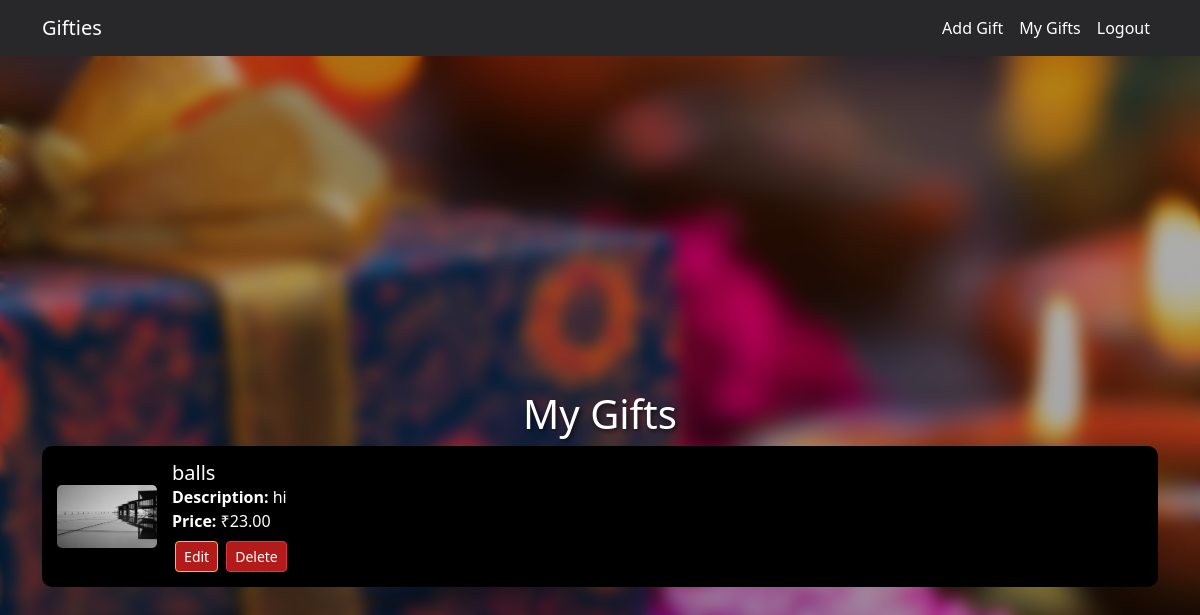
/my_gifts (signed in), run on an earlier commit of the app's database.
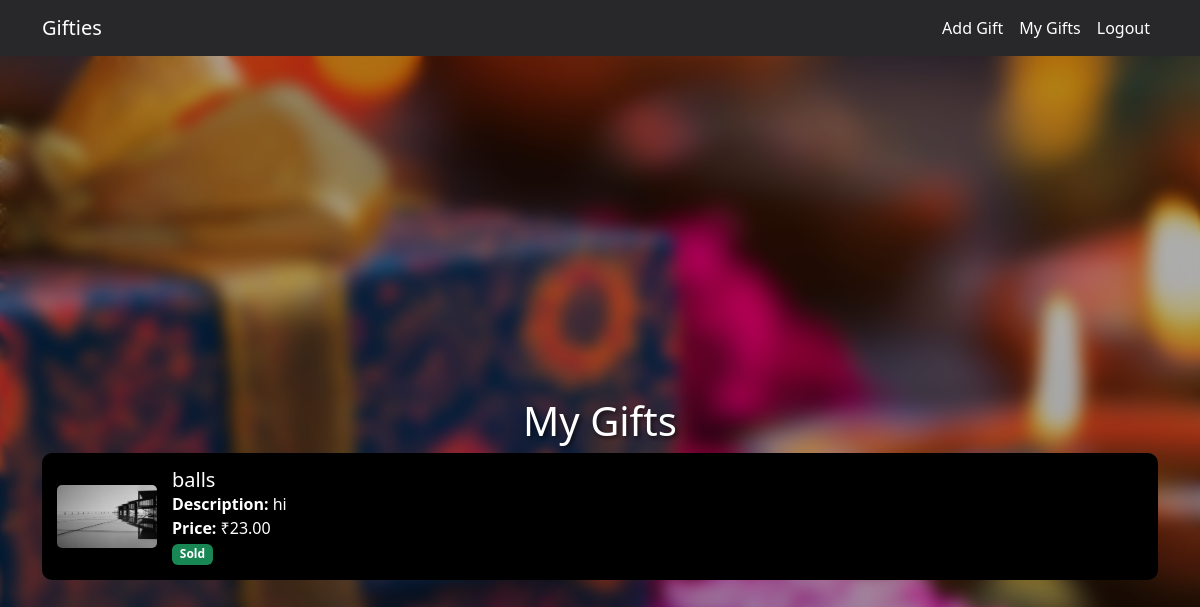
And on a later commit of the database.
### application/models.py (models this page shows, shortened)
class Gift(db.Model):
    id = db.Column(db.Integer, primary_key=True)
    name = db.Column(db.String(200), nullable=False)
    description = db.Column(db.String(500))
    price = db.Column(db.Float, nullable=False)
    image_url = db.Column(db.String(300))  # Added field for image URL
    seller_id = db.Column(db.Integer, db.ForeignKey('user.id'), nullable=False)
    date_listed = db.Column(db.DateTime, default=datetime.utcnow)
    sold = db.Column(db.Boolean, default=False)

### application/routes.py (the view)
    @app.route("/my_gifts")
    def my_gifts():
        if "user_id" not in session:
            flash("Please login to view your gifts.", "warning")
            return redirect(url_for('login'))
        seller_id = session['user_id']
        gifts = Gift.query.filter_by(seller_id=seller_id).all()
        return render_template('my_gifts.html', my_gifts=gifts)

### templates/my_gifts.html (shortened to what this page needs)
<!DOCTYPE html>
<html lang="en">
<head>
    <link href="https://cdn.jsdelivr.net/npm/bootstrap@5.3.0/dist/css/bootstrap.min.css" rel="stylesheet">
</head>
<body>
    <nav class="navbar navbar-expand-lg">
        <div class="container">
            <a class="navbar-brand" href="/dashboard">Gifties</a>
            <div class="collapse navbar-collapse" id="navbarNav">
                <ul class="navbar-nav ms-auto">
                    <li class="nav-item">
                        <a class="nav-link" href="/add_gift">Add Gift</a>
                    </li>
                    <li class="nav-item">
                        <a class="nav-link" href="/my_gifts">My Gifts</a>
                    </li>
                    <li class="nav-item">
                        <a class="nav-link" href="/logout">Logout</a>
                    </li>
                </ul>
            </div>
        </div>
    </nav>
    <div class="hero">
        <div class="container content-container">
            <h1 class="section-title text-center">My Gifts</h1>
            {% if my_gifts %}
            <div class="list-group">
                {% for gift in my_gifts %}
                <div class="gift-item">
                    <img src="{{ gift.image_url }}" alt="{{ gift.name }}">
                    <div>
                        <h5>{{ gift.name }}</h5>
                        <p><strong>Description:</strong> {{ gift.description }}</p>
                        <p><strong>Price:</strong> ₹{{ "%.2f" | format(gift.price) }}</p>
                        {% if gift.sold %}
                        <span class="badge bg-success">Sold</span>
                        {% else %}
                        <div class="d-flex justify-content-end mt-2">
                            <a href="/edit_gift/{{ gift.id }}" class="btn btn-warning btn-sm">Edit</a>
                            <a href="/delete_gift/{{ gift.id }}" class="btn btn-danger btn-sm ms-2">Delete</a>
                        </div>
                        {% endif %}
                    </div>
                </div>
                {% endfor %}
            </div>
            {% else %}
            <p class="no-gifts-message">You haven't listed any gifts yet. <a href="/add_gift" class="text-decoration-none text-light">Add a gift now!</a></p>
            {% endif %}
        </div>
    </div>
</body>
</html>

### templates/my_gifts.html (style rules this page uses)
body, html { margin: 0; padding: 0; height: 100%; background: url('/static/3.png') no-repeat center center fixed; background-size: cover; }
.hero { min-height: 100vh; display: flex; flex-direction: column; justify-content: center; align-items: center; backdrop-filter: blur(8px); background-color: rgba(0, 0, 0, 0.3); padding-top: 60px; }
.navbar { background-color: #28282B; }
.navbar a { color: white !important; }
.content-container { margin-top: 20px; }
.section-title { color: white; text-shadow: 2px 2px 5px rgba(0, 0, 0, 0.7); }
.gift-item { background-color: #000; color: white; border-radius: 10px; margin-bottom: 15px; padding: 15px; display: flex; align-items: center; }
.gift-item img { max-width: 100px; margin-right: 15px; border-radius: 5px; }
.gift-item h5, .gift-item p { margin: 0; }

What changed in the data, as far as the page shows it:
changed Gift "balls": sold "Edit Delete" → "Sold"
